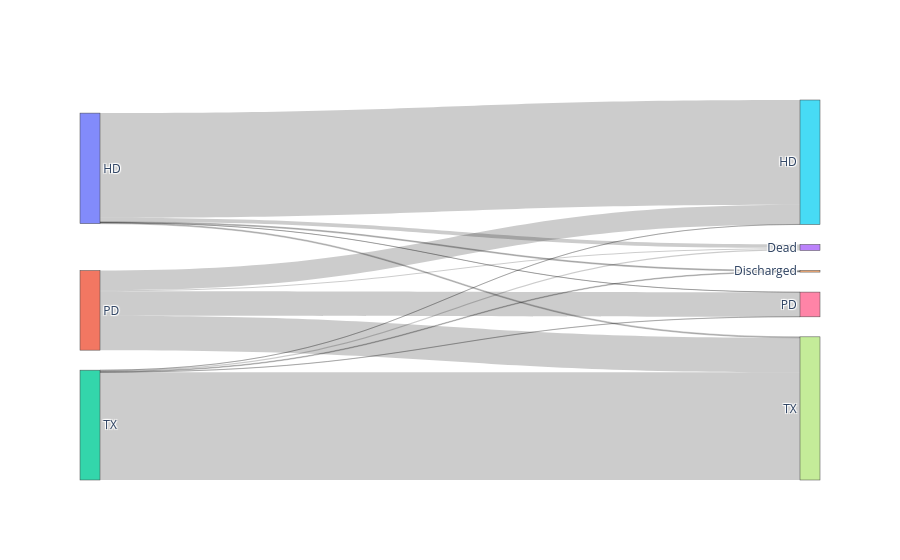

Write notebook code for a chart like this one.
### Code cell
patient_modality = go.Figure(
    data = [
        go.Sankey(
            node = dict(
                label = output.treatment_changes.node.node_labels
            ),
            link = output.treatment_changes.link.dict()
        )
    ]
)

display(Markdown(output.treatment_changes.metadata.description))
patient_modality.show()

### Figure 1 — Plotly figure (JSON) as saved in the notebook; plotly's stock layout.template omitted (floating-point values rounded to 4 significant figures)
{"data": [{"link": {"source": ["0", "0", "0", "0", "0", "1", "1", "1", "1", "2", "2", "2", "2", "2"], "target": ["3", "4", "5", "6", "7", "3", "5", "6", "7", "3", "4", "5", "6", "7"], "value": ["39", "10", "1088", "1", "10", "11", "204", "254", "358", "12", "7", "1", "2", "1119"]}, "node": {"label": ["HD", "PD", "TX", "Dead", "Discharged", "HD", "PD", "TX"]}, "type": "sankey"}], "layout": {}}
